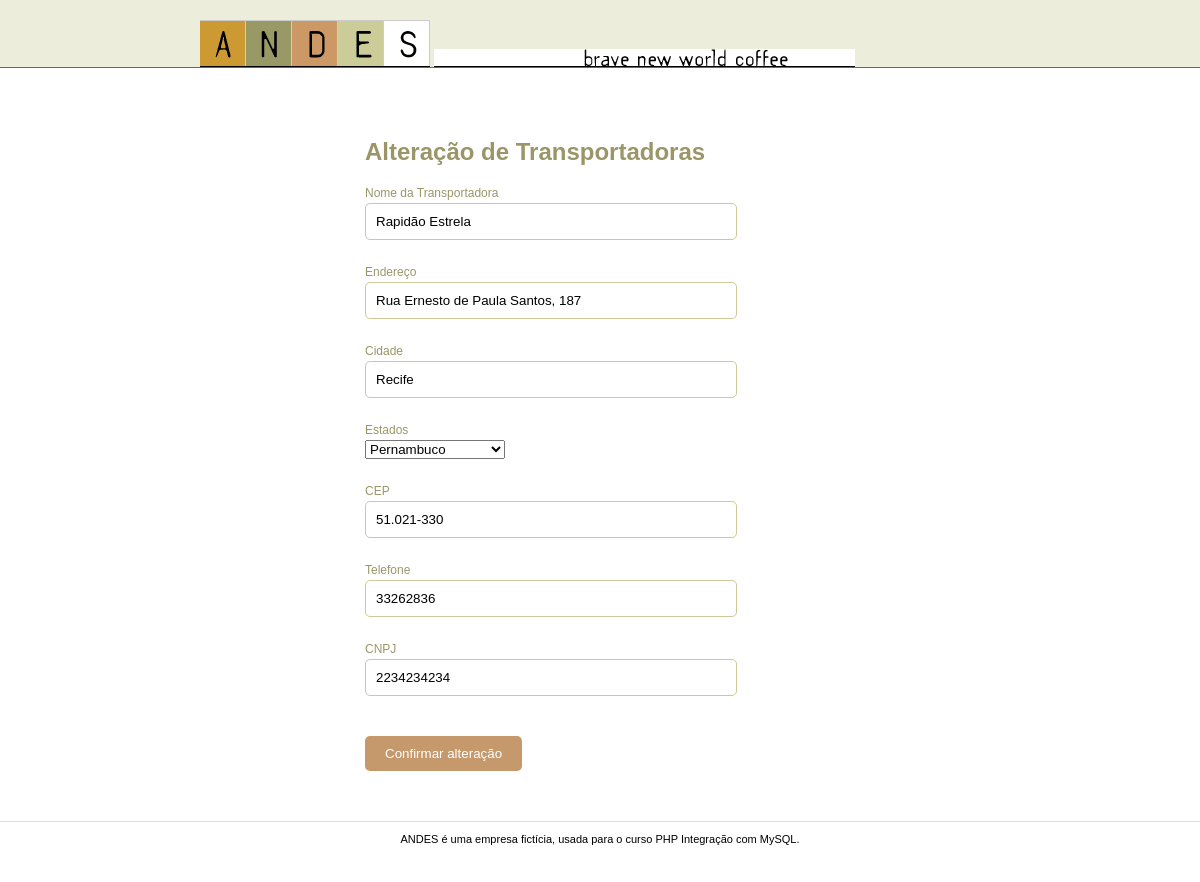
Screenshot of /public/07-AlterandoInformacoesNoBanco/alteracao.php with the database file from the repository.
### tables this page shows
CREATE TABLE `transportadoras` (
  `transportadoraID` int(11) NOT NULL AUTO_INCREMENT,
  `nometransportadora` varchar(50) DEFAULT NULL,
  `endereco` varchar(50) DEFAULT NULL,
  `telefone` varchar(50) DEFAULT NULL,
  `cidade` varchar(50) DEFAULT NULL,
  `estadoID` tinyint(3) DEFAULT NULL,
  `cep` varchar(10) DEFAULT NULL,
  `cnpj` varchar(19) DEFAULT NULL,
  PRIMARY KEY (`transportadoraID`)
);

### public/07-AlterandoInformacoesNoBanco/alteracao.php (the view, shortened to what this page needs)
<?php require_once("../../conexao/conexao.php"); ?>
<?php
    $tr = "SELECT * ";
    $tr .= "FROM transportadoras ";
    if(isset($_GET["codigo"]) ) {
        $id = $_GET["codigo"];
        $tr .= "WHERE transportadoraID = {$id} ";
    } else {
        $tr .= "WHERE transportadoraID = 1 ";
    }
    $con_transportadora = mysqli_query($conecta,$tr);
    $info_transportadora = mysqli_fetch_assoc($con_transportadora);
    $estados = "SELECT * ";
    $estados .= "FROM estados ";
    $lista_estados = mysqli_query($conecta, $estados);
?>
<!doctype html>
<html>
    <head>
        <link href="_css/estilo.css" rel="stylesheet">
        <link href="_css/alteracao.css" rel="stylesheet">
    </head>
    <body>
        <?php include_once("../_incluir/topo.php"); ?>
        <main>
            <div id="janela_formulario">
                <form action="alteracao.php" method="post">
                    <h2>Alteração de Transportadoras</h2>
                    <label for="nometransportadora">Nome da Transportadora</label>
                    <input type="text" value="<?php echo ($info_transportadora["nometransportadora"])  ?>" name="nometransportadora" id="nometransportadora">
                    <label for="endereco">Endereço</label>
                    <input type="text" value="<?php echo ($info_transportadora["endereco"])  ?>" name="endereco" id="endereco">
                    <label for="cidade">Cidade</label>
                    <input type="text" value="<?php echo ($info_transportadora["cidade"])  ?>" name="cidade" id="cidade">
                    <label for="estados">Estados</label>
                    <select id="estados" name="estados">
                        <?php
                            $meuestado = $info_transportadora["estadoID"];
                            while($linha = mysqli_fetch_assoc($lista_estados)) {
                                $estado_principal = $linha["estadoID"];
                                if($meuestado == $estado_principal) {
                        ?>
                            <option value="<?php echo $linha["estadoID"] ?>" selected>
                                <?php echo ($linha["nome"]) ?>
                            </option>
                        <?php
                                } else {
                        ?>
                            <option value="<?php echo $linha["estadoID"] ?>" >
                                <?php echo ($linha["nome"]) ?>
                            </option>
                        <?php
                                }
                            }
                        ?>
                    </select>
                    <label for="cep">CEP</label>
                    <input type="text" value="<?php echo ($info_transportadora["cep"])  ?>" name="cep" id="cep">
                    <label for="telefone">Telefone</label>
                    <input type="text" value="<?php echo ($info_transportadora["telefone"])  ?>" name="telefone" id="telefone">
                    <label for="cnpj">CNPJ</label>
                    <input type="text" value="<?php echo ($info_transportadora["cnpj"])  ?>" name="cnpj" id="cnpj">
                    <input type="submit" value="Confirmar alteração">
                </form>
            </div>
        </main>
        <?php include_once("../_incluir/rodape.php"); ?>
    </body>
</html>

### public/07-AlterandoInformacoesNoBanco/_css/estilo.css (style rules this page uses)
body { margin:0 }
main { width:960px; min-height: 500px; padding:20px 0; margin:0 auto; }

### public/07-AlterandoInformacoesNoBanco/_css/alteracao.css (style rules this page uses)
main div#janela_formulario { width:860px; margin:50px auto 30px; }
main div#janela_formulario form { width:470px; margin:10px auto; }
main div#janela_formulario form h2 { font-family: sans-serif; color:#9A9668; }
main div#janela_formulario form label { display: block; font-family: sans-serif; font-size: 12px; font-weight: 500; margin-bottom: 3px; color: #9A9668; }
main div#janela_formulario form input[type="text"] { width:350px; padding:10px; border:1px solid #CDC99B; border-radius: 5px; outline: none; margin-bottom: 25px; }
main div#janela_formulario form select { margin-bottom: 25px; }
main div#janela_formulario form input[type="submit"] { display: block; padding:10px 20px; margin-top:15px; color: #FFF; border:0; border-radius: 5px; background-color: #C5996B; outline: none; cursor: pointer; }

### rows the page displays
transportadoras: nometransportadora "Rapidão Estrela", endereco "Rua Ernesto de Paula Santos, 187", cidade "Recife", cep "51.021-330", telefone "33262836", cnpj "2234234234"

### other values shown
form field estados "Pernambuco"
